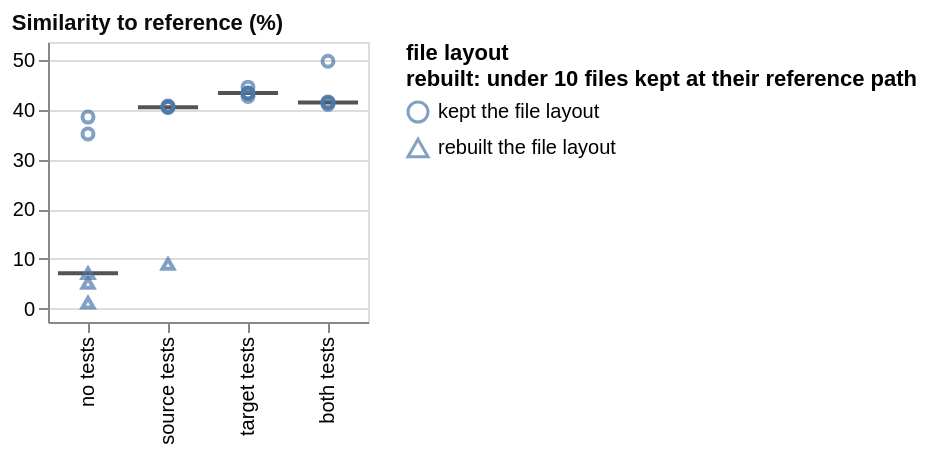

Express this chart as Vega-Lite.
### Vega-Lite specification from a JSON file in a GitHub repository (floating-point values rounded to 4 significant figures)
{"config": {"view": {"continuousWidth": 300, "continuousHeight": 300}}, "concat": [{"layer": [{"mark": {"type": "tick", "color": "#0b0b0b", "opacity": 0.7, "size": 30, "thickness": 2}, "encoding": {"x": {"field": "condition", "scale": {"paddingInner": 0.25, "paddingOuter": 0.125}, "sort": ["no tests", "source tests", "target tests", "both tests"], "title": null, "type": "nominal"}, "y": {"aggregate": "median", "field": "value", "scale": {"domain": [-2.697, 53.71], "nice": false}, "title": null, "type": "quantitative"}}}, {"mark": {"type": "point"}, "encoding": {"shape": {"field": "layout", "legend": {"labelLimit": 220, "title": ["file layout", "rebuilt: under 10 files kept at their reference path"], "titleLimit": 260}, "scale": {"domain": ["kept the file layout", "rebuilt the file layout"], "range": ["circle", "triangle-up"]}, "type": "nominal"}, "x": {"field": "condition", "scale": {"paddingInner": 0.25, "paddingOuter": 0.125}, "sort": ["no tests", "source tests", "target tests", "both tests"], "title": null, "type": "nominal"}, "xOffset": {"field": "nudge", "scale": {"domain": [-1.0, 1.0], "range": [9.0, 21.0]}, "title": null, "type": "quantitative"}, "y": {"field": "value", "scale": {"domain": [-2.697, 53.71], "nice": false}, "type": "quantitative"}}}, {"mark": {"type": "rule"}, "encoding": {"y": {"aggregate": "median", "field": "reference", "scale": {"domain": [-2.697, 53.71], "nice": false}, "type": "quantitative"}}, "transform": [{"filter": {"field": "reference", "valid": true}}]}], "height": 140, "title": {"text": "Similarity to reference (%)", "anchor": "start", "color": "#0b0b0b", "fontSize": 11}, "width": 160}], "columns": 4, "data": {"name": "data-7945afe6e304f398cb09c5b4d6de6032"}, "$schema": "https://vega.github.io/schema/vega-lite/v6.4.1.json", "datasets": {"data-7945afe6e304f398cb09c5b4d6de6032": [{"condition": "no tests", "layout": "rebuilt the file layout", "metric": "reference_diff_similarity_pct", "value": 7.121, "reference": null, "nudge": 0.0}, {"condition": "no tests", "layout": "kept the file layout", "metric": "reference_diff_similarity_pct", "value": 35.17, "reference": null, "nudge": 0.0}, {"condition": "no tests", "layout": "rebuilt the file layout", "metric": "reference_diff_similarity_pct", "value": 5.162, "reference": null, "nudge": 0.0}, {"condition": "no tests", "layout": "rebuilt the file layout", "metric": "reference_diff_similarity_pct", "value": 1.193, "reference": null, "nudge": 0.0}, {"condition": "no tests", "layout": "kept the file layout", "metric": "reference_diff_similarity_pct", "value": 38.58, "reference": null, "nudge": 0.0}, {"condition": "source tests", "layout": "kept the file layout", "metric": "reference_diff_similarity_pct", "value": 40.56, "reference": null, "nudge": 0.0}, {"condition": "source tests", "layout": "kept the file layout", "metric": "reference_diff_similarity_pct", "value": 40.73, "reference": null, "nudge": 0.0}, {"condition": "source tests", "layout": "kept the file layout", "metric": "reference_diff_similarity_pct", "value": 40.54, "reference": null, "nudge": 0.0}, {"condition": "source tests", "layout": "rebuilt the file layout", "metric": "reference_diff_similarity_pct", "value": 8.981, "reference": null, "nudge": 0.0}, {"condition": "source tests", "layout": "kept the file layout", "metric": "reference_diff_similarity_pct", "value": 40.82, "reference": null, "nudge": 0.0}, {"condition": "target tests", "layout": "kept the file layout", "metric": "reference_diff_similarity_pct", "value": 43.44, "reference": null, "nudge": 0.0}, {"condition": "target tests", "layout": "kept the file layout", "metric": "reference_diff_similarity_pct", "value": 44.62, "reference": null, "nudge": 0.0}, {"condition": "target tests", "layout": "kept the file layout", "metric": "reference_diff_similarity_pct", "value": 43.31, "reference": null, "nudge": 0.0}, {"condition": "target tests", "layout": "kept the file layout", "metric": "reference_diff_similarity_pct", "value": 42.73, "reference": null, "nudge": 0.0}, {"condition": "target tests", "layout": "kept the file layout", "metric": "reference_diff_similarity_pct", "value": 43.42, "reference": null, "nudge": 0.0}, {"condition": "both tests", "layout": "kept the file layout", "metric": "reference_diff_similarity_pct", "value": 41.13, "reference": null, "nudge": 0.0}, {"condition": "both tests", "layout": "kept the file layout", "metric": "reference_diff_similarity_pct", "value": 41.5, "reference": null, "nudge": 0.0}, {"condition": "both tests", "layout": "kept the file layout", "metric": "reference_diff_similarity_pct", "value": 49.82, "reference": null, "nudge": 0.0}, {"condition": "both tests", "layout": "kept the file layout", "metric": "reference_diff_similarity_pct", "value": 41.61, "reference": null, "nudge": 0.0}, {"condition": "both tests", "layout": "kept the file layout", "metric": "reference_diff_similarity_pct", "value": 41.55, "reference": null, "nudge": 0.0}]}}
